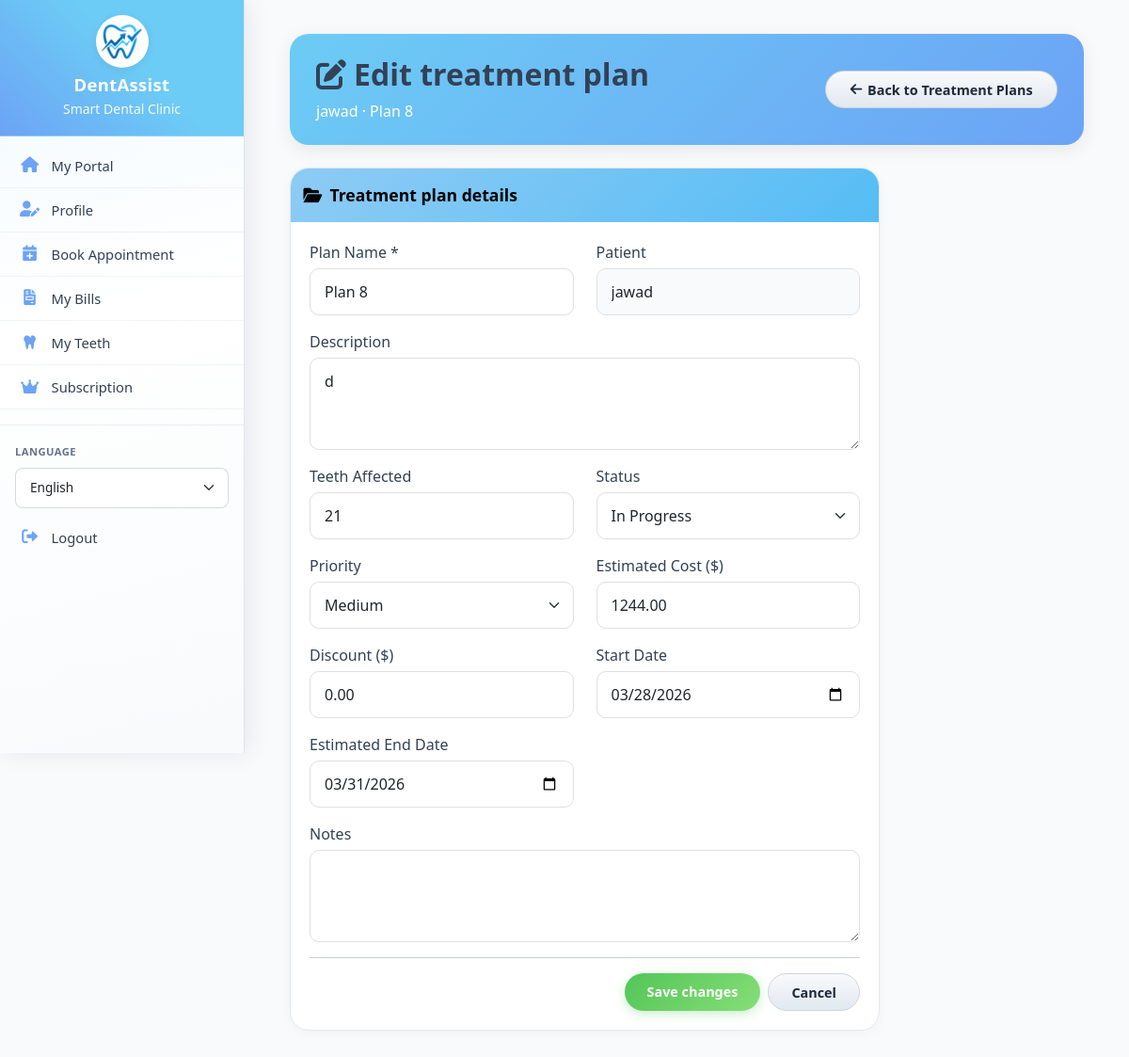
The page /treatment_plans/edit.php?id=26 (signed in) on the database its author committed.
### tables this page shows
CREATE TABLE `patients` (
  `id` int(11) NOT NULL,
  `user_id` int(11) DEFAULT NULL,
  `full_name` varchar(100) NOT NULL,
  `date_of_birth` date DEFAULT NULL,
  `gender` enum('male','female','other') DEFAULT NULL,
  `phone` varchar(20) DEFAULT NULL,
  `email` varchar(100) DEFAULT NULL,
  `emergency_contact_name` varchar(100) DEFAULT NULL,
  `emergency_contact_phone` varchar(20) DEFAULT NULL,
  `emergency_contact_relation` varchar(50) DEFAULT NULL,
  `insurance_provider` varchar(100) DEFAULT NULL,
  `insurance_id` varchar(50) DEFAULT NULL,
  `insurance_type` enum('Private','Social Security','Medicaid','None') DEFAULT 'None',
  `insurance_coverage` int(11) DEFAULT 0,
  `medical_history` text DEFAULT NULL,
  `allergies` text DEFAULT NULL,
  `current_medications` text DEFAULT NULL,
  `past_surgeries` text DEFAULT NULL,
  `chronic_conditions` text DEFAULT NULL,
  `dental_history` text DEFAULT NULL,
  `previous_dentist` varchar(100) DEFAULT NULL,
  `last_visit_date` date DEFAULT NULL,
  `address_line1` varchar(255) DEFAULT NULL,
  `address_line2` varchar(255) DEFAULT NULL,
  `address` varchar(500) DEFAULT NULL,
  `city` varchar(100) DEFAULT NULL,
  `state` varchar(50) DEFAULT NULL,
  `postal_code` varchar(20) DEFAULT NULL,
  `country` varchar(50) DEFAULT 'USA',
  `points` int(11) DEFAULT 0,
  `subscription_type` enum('none','basic','premium','family') DEFAULT 'none',
  `subscription_start_date` date DEFAULT NULL,
  `subscription_end_date` date DEFAULT NULL,
  `referral_code` varchar(20) DEFAULT NULL,
  `referred_by` int(11) DEFAULT NULL,
  `created_at` timestamp NOT NULL DEFAULT current_timestamp(),
  `updated_at` timestamp NOT NULL DEFAULT current_timestamp() ON UPDATE current_timestamp(),
  `created_by` int(11) DEFAULT NULL,
  `subscription_status` enum('none','pending','active','expired') DEFAULT 'none'
);

CREATE TABLE `treatment_plans` (
  `id` int(11) NOT NULL,
  `patient_id` int(11) NOT NULL,
  `plan_name` varchar(100) NOT NULL,
  `description` text DEFAULT NULL,
  `teeth_affected` text DEFAULT NULL,
  `estimated_cost` decimal(10,2) DEFAULT NULL,
  `actual_cost` decimal(10,2) DEFAULT NULL,
  `discount` decimal(10,2) DEFAULT 0.00,
  `status` enum('proposed','approved','in-progress','completed','cancelled') DEFAULT 'proposed',
  `priority` enum('low','medium','high','emergency') DEFAULT 'medium',
  `start_date` date DEFAULT NULL,
  `estimated_end_date` date DEFAULT NULL,
  `actual_end_date` date DEFAULT NULL,
  `notes` text DEFAULT NULL,
  `patient_approved` tinyint(1) DEFAULT 0,
  `approval_date` timestamp NULL DEFAULT NULL,
  `approval_signature` varchar(255) DEFAULT NULL,
  `created_at` timestamp NOT NULL DEFAULT current_timestamp(),
  `updated_at` timestamp NOT NULL DEFAULT current_timestamp() ON UPDATE current_timestamp(),
  `created_by` int(11) DEFAULT NULL
);

### includes/db.php (called while the page is built, shortened)
<?php
class Database {
    private $host = DB_HOST;
    private $user = DB_USER;
    private $pass = DB_PASS;
    private $dbname = DB_NAME;
    private $conn;
    private static $instance = null;
    private function __construct() {
        try {
            $this->conn = new mysqli($this->host, $this->user, $this->pass, $this->dbname);
            $this->conn->set_charset("utf8mb4");
        } catch (Exception $e) {
            die("Database connection error: " . $e->getMessage());
        }
    }
    public static function getInstance() {
        if (self::$instance == null) {
            self::$instance = new Database();
        }
        return self::$instance;
    }
    public function query($sql, $params = [], $types = "") {
        $stmt = $this->conn->prepare($sql);
        if (!empty($params)) {
            if (empty($types)) {
                $types = $this->determineTypes($params);
            }
            $stmt->bind_param($types, ...$params);
        }
        if (!$stmt->execute()) {
            $err = $stmt->error ?: $this->conn->error;
            throw new Exception('Query failed: ' . $err);
        }
        return $stmt;
    }
    private function determineTypes($params) {
        $types = '';
        foreach ($params as $param) {
            if (is_int($param)) {
                $types .= 'i';
            } elseif (is_float($param)) {
                $types .= 'd';
            } elseif (is_string($param)) {
                $types .= 's';
            } else {
                $types .= 'b';
            }
        }
        return $types;
    }
    public function fetchOne($sql, $params = [], $types = "") {
        $stmt = $this->query($sql, $params, $types);
        $result = $stmt->get_result();
        if ($result && $result->num_rows > 0) {
            return $result->fetch_assoc();
        }
        return null;
    }
}
?>

### treatment_plans/edit.php (the view, shortened to what this page needs)
<?php
$db = Database::getInstance();
$planId = (int) ($_GET['id'] ?? 0);
$plan = $db->fetchOne(
    'SELECT * FROM treatment_plans WHERE id = ?',
    [$planId],
    'i'
);
$patientRow = $db->fetchOne('SELECT full_name FROM patients WHERE id = ?', [(int) $plan['patient_id']], 'i');
$patientName = (string) ($patientRow['full_name'] ?? '');
include '../layouts/header.php';
?>
<div class="container-fluid bills-page treatment-plans-add-page treatment-plans-edit-page">
    <div class="bills-queue-header">
        <div class="row align-items-center bills-queue-header-inner">
            <div class="col-12 col-lg-8">
                <h2 class="mb-2 fw-bold treatment-plans-add-title-wrap">
                    <i class="fas fa-edit me-2 opacity-90" aria-hidden="true"></i>Edit treatment plan
                </h2>
                <p class="mb-0 opacity-90">
                    <?php echo htmlspecialchars($patientName !== '' ? $patientName : 'Patient'); ?>
                    · <?php echo htmlspecialchars((string) ($plan['plan_name'] ?? '')); ?>
                </p>
            </div>
            <div class="col-12 col-lg-4 mt-3 mt-lg-0 d-flex justify-content-center justify-content-lg-end gap-2 flex-wrap appointments-add-top-actions">
                <a href="index.php" class="btn btn-secondary appointments-add-top-btn">
                    <i class="fas fa-arrow-left" aria-hidden="true"></i>
                    <span class="d-none d-sm-inline">Back to Treatment Plans</span><span class="d-sm-none">Back</span>
                </a>
            </div>
        </div>
    </div>
    <div class="row">
        <div class="col-12 col-xl-9 col-lg-10">
            <div class="card bills-dash-section-card form-card treatment-plans-add-form-card queue-registration-card treatment-plans-edit-main-card">
                <div class="card-header bills-arrivals-header bills-arrivals-header--payment border-0">
                    <div class="bills-arrivals-section-header__inner align-items-center">
                        <div>
                            <h5 class="card-title mb-0"><i class="fas fa-folder-open me-2" aria-hidden="true"></i>Treatment plan details</h5>
                        </div>
                    </div>
                </div>
                <div class="card-body">
                    <form method="POST" action="">
                        <div class="row">
                            <div class="col-md-6 mb-3">
                                <label class="form-label" for="tpEditPlanName">Plan Name *</label>
                                <input type="text" class="form-control form-control-modern" id="tpEditPlanName" name="plan_name"
                                       value="<?php echo htmlspecialchars((string) ($plan['plan_name'] ?? '')); ?>" required>
                            </div>
                            <div class="col-md-6 mb-3">
                                <label class="form-label" for="tpEditPatientName">Patient</label>
                                <input type="text" class="form-control form-control-modern" id="tpEditPatientName"
                                       value="<?php echo htmlspecialchars($patientName); ?>" readonly tabindex="-1" aria-readonly="true">
                            </div>
                            <div class="col-12 mb-3">
                                <label class="form-label" for="tpEditDescription">Description</label>
                                <textarea class="form-control form-control-modern" id="tpEditDescription" name="description" rows="3"><?php echo htmlspecialchars((string) ($plan['description'] ?? '')); ?></textarea>
                            </div>
                            <div class="col-md-6 mb-3">
                                <label class="form-label" for="tpEditTeeth">Teeth Affected</label>
                                <input type="text" class="form-control form-control-modern" id="tpEditTeeth" name="teeth_affected"
                                       inputmode="numeric" pattern="[0-9]+(?:,[0-9]+)*" title="Enter comma-separated tooth numbers from 0 to 32, e.g. 18,19,20"
                                       oninput="this.value = this.value.replace(/[^0-9,]/g, '').replace(/,{2,}/g, ',').replace(/^,|,$/g, '').split(',').map(function(v){return v.trim();}).filter(function(v){return v !== '' && /^[0-9]+$/.test(v) && parseInt(v,10) >= 0 && parseInt(v,10) <= 32;}).map(function(v){return String(parseInt(v,10));}).join(',');"
                                       value="<?php echo htmlspecialchars((string) ($plan['teeth_affected'] ?? '')); ?>"
                                       placeholder="e.g., 18,19,20">
                            </div>
                            <div class="col-md-6 mb-3">
                                <label class="form-label" for="tpEditStatus">Status</label>
                                <select class="form-select form-control-modern" id="tpEditStatus" name="status">
                                    <option value="in-progress" <?php echo $plan['status'] == 'in-progress' ? 'selected' : ''; ?>>In Progress</option>
                                </select>
                            </div>
                            <div class="col-md-6 mb-3">
                                <label class="form-label" for="tpEditPriority">Priority</label>
                                <select class="form-select form-control-modern" id="tpEditPriority" name="priority">
                                    <option value="medium" <?php echo $plan['priority'] == 'medium' ? 'selected' : ''; ?>>Medium</option>
                                </select>
                            </div>
                            <div class="col-md-6 mb-3">
                                <label class="form-label" for="tpEditCost">Estimated Cost ($)</label>
                                <input type="number" step="0.01" class="form-control form-control-modern" id="tpEditCost" name="estimated_cost"
                                       value="<?php echo htmlspecialchars((string) ($plan['estimated_cost'] ?? '0')); ?>">
                            </div>
                            <div class="col-md-6 mb-3">
                                <label class="form-label" for="tpEditDiscount">Discount ($)</label>
                                <input type="number" step="0.01" class="form-control form-control-modern" id="tpEditDiscount" name="discount"
                                       value="<?php echo htmlspecialchars((string) ($plan['discount'] ?? '0')); ?>">
                            </div>
                            <div class="col-md-6 mb-3">
                                <label class="form-label" for="tpEditStart">Start Date</label>
                                <input type="date" class="form-control form-control-modern" id="tpEditStart" name="start_date"
                                       value="<?php echo htmlspecialchars((string) ($plan['start_date'] ?? '')); ?>">
                            </div>
                            <div class="col-md-6 mb-3">
                                <label class="form-label" for="tpEditEnd">Estimated End Date</label>
                                <input type="date" class="form-control form-control-modern" id="tpEditEnd" name="estimated_end_date"
                                       value="<?php echo htmlspecialchars((string) ($plan['estimated_end_date'] ?? '')); ?>">
                            </div>
                            <div class="col-12 mb-0">
                                <label class="form-label" for="tpEditNotes">Notes</label>
                                <textarea class="form-control form-control-modern" id="tpEditNotes" name="notes" rows="3"><?php echo htmlspecialchars((string) ($plan['notes'] ?? '')); ?></textarea>
                            </div>
                        </div>
                        <hr class="my-3">
                        <div class="d-flex justify-content-lg-end gap-2 flex-wrap treatment-plans-add-form-actions">
                            <button type="submit" class="btn-green">Save changes</button>
                            <a href="view.php?id=<?php echo $planId; ?>" class="btn btn-secondary">Cancel</a>
                        </div>
                    </form>
                </div>
            </div>
        </div>
    </div>
</div>
<?php include '../layouts/footer.php'; ?>

### rows shown on the page
patients: full_name "jawad"
treatment_plans: plan_name "Plan 8", description "d", teeth_affected "21", status "In Progress", priority "Medium", estimated_cost "1244.00", discount "0.00", start_date "03/28/2026", estimated_end_date "03/31/2026"

### other values the page prints
__('smart_dental_clinic', 'Smart Dental Clinic') "Smart Dental Clinic"
__('my_portal', 'My Portal') "My Portal"
__('profile', 'Profile') "Profile"
__('book_appointment', 'Book Appointment') "Book Appointment"
__('my_bills', 'My Bills') "My Bills"
__('my_teeth', 'My Teeth') "My Teeth"
__('subscription', 'Subscription') "Subscription"
__('language', 'Language') "LANGUAGE"
__('logout', 'Logout') "Logout"
